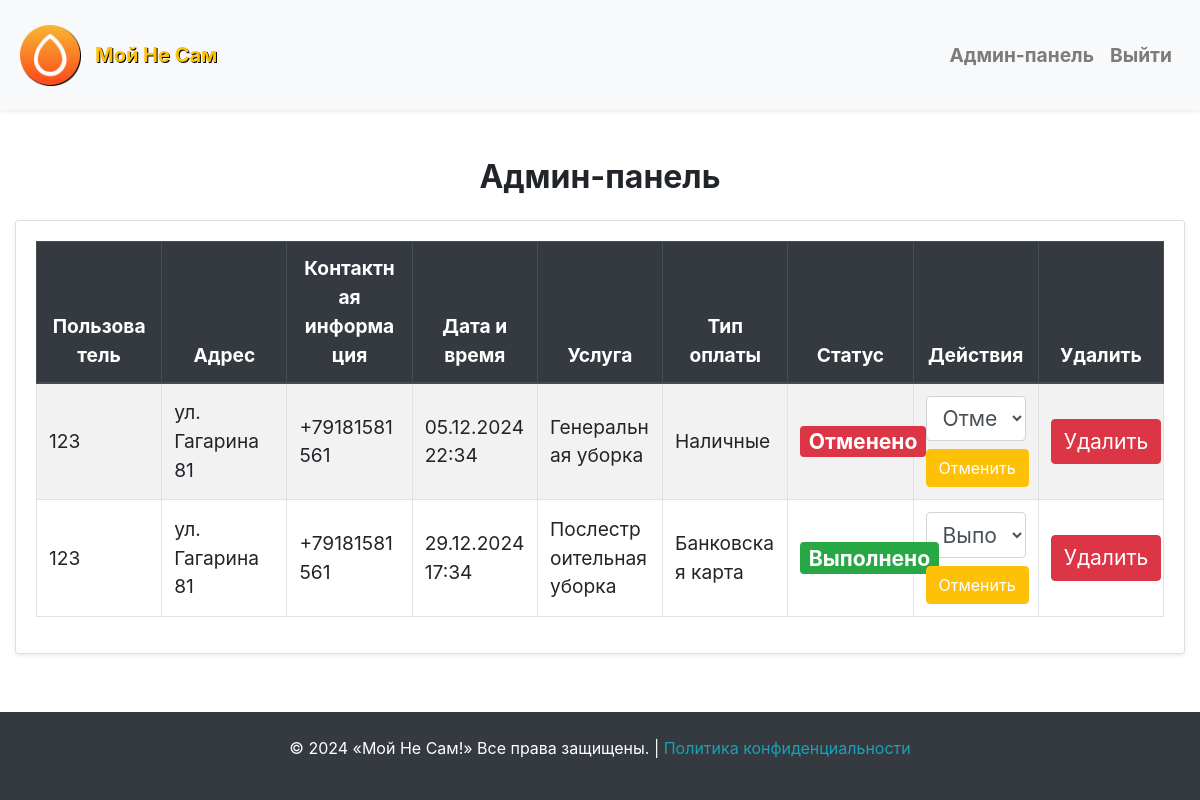
Screenshot of /admin_panel/ (signed in) with the database file from the repository.
### cleaning/models.py (models this page shows, shortened)
class Request(models.Model):
    STATUS_CHOICES = [
        ('new', 'Новая заявка'),
        ('in_progress', 'В работе'),
        ('completed', 'Выполнено'),
        ('canceled', 'Отменено'),
    ]
    PAYMENT_CHOICES = [
        ('cash', 'Наличные'),
        ('card', 'Банковская карта'),
    ]
    user = models.ForeignKey(User, on_delete=models.CASCADE, verbose_name='Пользователь')
    address = models.CharField(max_length=255, verbose_name='Адрес')
    contact_info = models.CharField(max_length=255, verbose_name='Контактная информация')
    service = models.ForeignKey(Service, on_delete=models.CASCADE, verbose_name='Услуга')
    preferred_date_time = models.DateTimeField(verbose_name='Дата и время')
    payment_type = models.CharField(max_length=10, choices=PAYMENT_CHOICES, verbose_name='Тип оплаты')
    status = models.CharField(max_length=20, choices=STATUS_CHOICES, default='new', verbose_name='Статус')
    cancellation_reason = models.TextField(blank=True, null=True, verbose_name='Причина отмены')
    class Meta:
        verbose_name = 'Заявка'
        verbose_name_plural = 'Заявки'

class Service(models.Model):
    SERVICE_CHOICES = [
        ('general_cleaning', 'Общий клининг'),
        ('deep_cleaning', 'Генеральная уборка'),
        ('post_construction_cleaning', 'Послестроительная уборка'),
        ('dry_cleaning', 'Химчистка'),
    ]
    name = models.CharField(max_length=50, choices=SERVICE_CHOICES, unique=True, verbose_name='Название услуги')
    class Meta:
        verbose_name = 'Услуга'
        verbose_name_plural = 'Услуги'

### cleaning/views.py (the view)
# urls.py: path('admin_panel/', views.admin_panel, name='admin_panel'),
@user_passes_test(lambda u: u.is_superuser)
def admin_panel(request):
    requests = Request.objects.all()
    return render(request, 'cleaning/admin_panel.html', {'requests': requests})

### cleaning/templates/cleaning/admin_panel.html (shortened to what this page needs)
{% extends "cleaning/base_generic.html" %}
{% block content %}
<div class="container mt-5" style="max-width: 100%;">
    <h2 class="text-center text-black font-weight-bold mb-4" style="font-size: 2em;">Админ-панель</h2>
    <div class="card shadow-sm">
        <div class="card-body">
            <div class="table-responsive" style="overflow-x: hidden;">
                <table class="table table-striped table-hover table-bordered" style="font-size: 1.2em; width: 100%; table-layout: fixed;">
                    <thead class="thead-dark">
                        <tr>
                            <th scope="col" class="text-center">Пользователь</th>
                            <th scope="col" class="text-center">Адрес</th>
                            <th scope="col" class="text-center">Контактная информация</th>
                            <th scope="col" class="text-center">Дата и время</th>
                            <th scope="col" class="text-center">Услуга</th>
                            <th scope="col" class="text-center">Тип оплаты</th>
                            <th scope="col" class="text-center">Статус</th>
                            <th scope="col" class="text-center">Действия</th>
                            <th scope="col" class="text-center">Удалить</th>
                        </tr>
                    </thead>
                    <tbody>
                        {% for request in requests %}
                        <tr>
                            <td class="align-middle">{{ request.user.username }}</td>
                            <td class="align-middle">{{ request.address }}</td>
                            <td class="align-middle">{{ request.contact_info }}</td>
                            <td class="align-middle">{{ request.preferred_date_time|date:"d.m.Y H:i" }}</td>
                            <td class="align-middle">{{ request.service.get_name_display }}</td>
                            <td class="align-middle">{{ request.get_payment_type_display }}</td>
                            <td class="align-middle">
                                <span class="badge
                                    {% if request.status == 'new' %}badge-primary
                                    {% elif request.status == 'in_progress' %}badge-warning
                                    {% elif request.status == 'completed' %}badge-success
                                    {% elif request.status == 'canceled' %}badge-danger{% endif %}" style="font-size: 1.1em;">
                                    {{ request.get_status_display }}
                                </span>
                            </td>
                            <td class="align-middle">
                                <form method="post" action="{% url 'update_request_status' request.id %}" id="status_form_{{ request.id }}">
                                    <select name="status" class="form-control" onchange="this.form.submit()" style="font-size: 1.1em;">
                                        <option value="completed" {% if request.status == 'completed' %}selected{% endif %}>Выполнено</option>
                                        <option value="canceled" {% if request.status == 'canceled' %}selected{% endif %}>Отменено</option>
                                    </select>
                                </form>
                                <button type="button" class="btn btn-primary mt-2 btn-warning text-white" data-toggle="modal" data-target="#cancelModal_{{ request.id }}">
                                    Отменить
                                </button>
                            </td>
                            <td class="align-middle">
                                <form method="post" action="{% url 'delete_request' request.id %}">
                                    <button type="submit" class="btn btn-danger" style="font-size: 1.1em;">Удалить</button>
                                </form>
                            </td>
                        </tr>
                        {% empty %}
                        <tr>
                            <td colspan="9" class="text-center text-muted">Нет доступных заявок</td>
                        </tr>
                        {% endfor %}
                    </tbody>
                </table>
            </div>
        </div>
    </div>
</div>
{% endblock %}

### cleaning/templates/cleaning/base_generic.html (style rules this page uses)
html, body { height: 100%; margin: 0; }
body { display: flex; flex-direction: column; justify-content: space-between; }
.container { flex: 1; }

### rows the page displays
Request: user.username "123", address "ул. Гагарина 81", contact_info "+79181581561", preferred_date_time "05.12.2024 22:34", service.name "Генеральная уборка", payment_type "Наличные", status "Отменено"
Request: user.username "123", address "ул. Гагарина 81", contact_info "+79181581561", preferred_date_time "29.12.2024 17:34", service.name "Послестроительная уборка", payment_type "Банковская карта", status "Выполнено"
